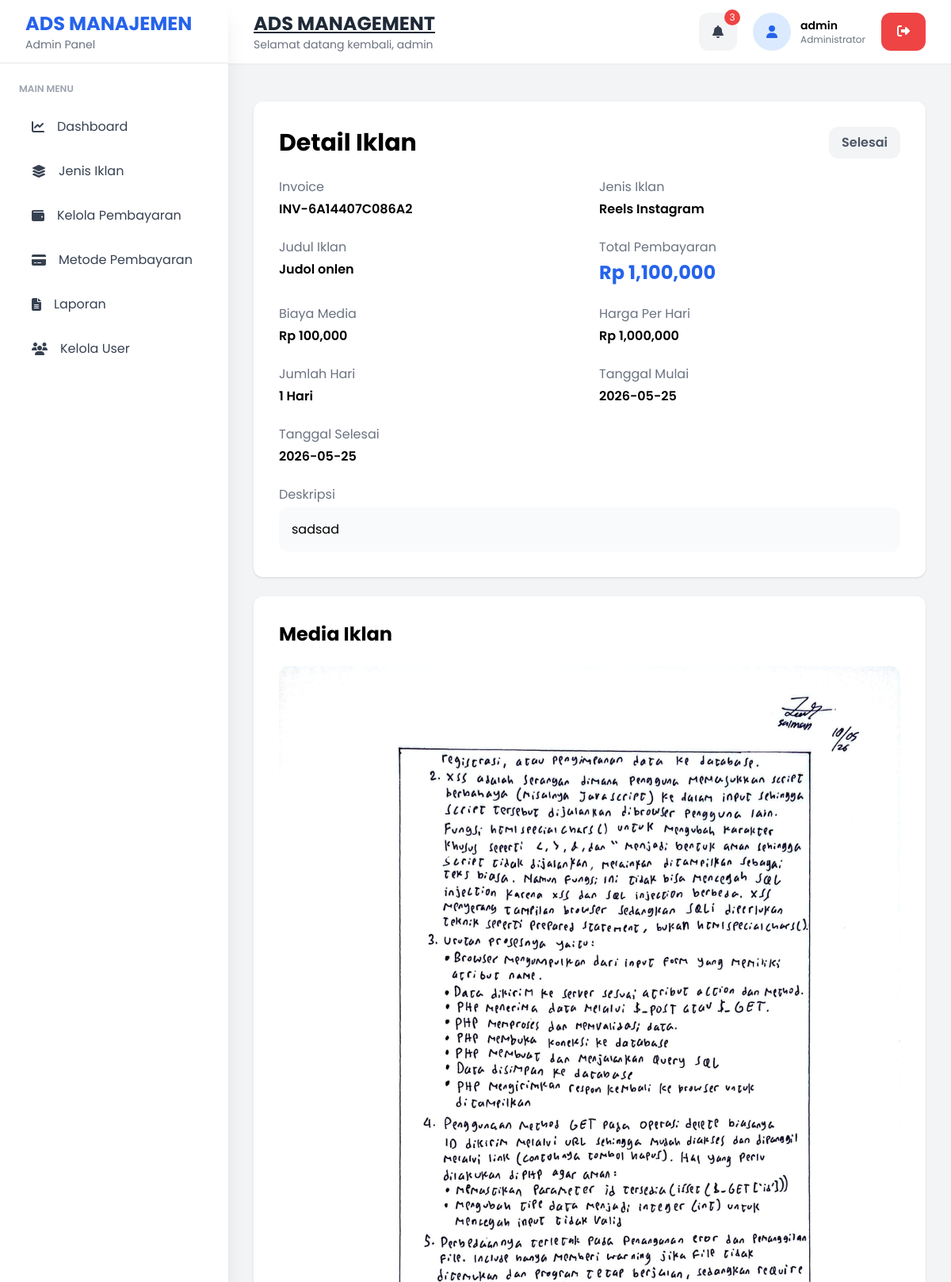
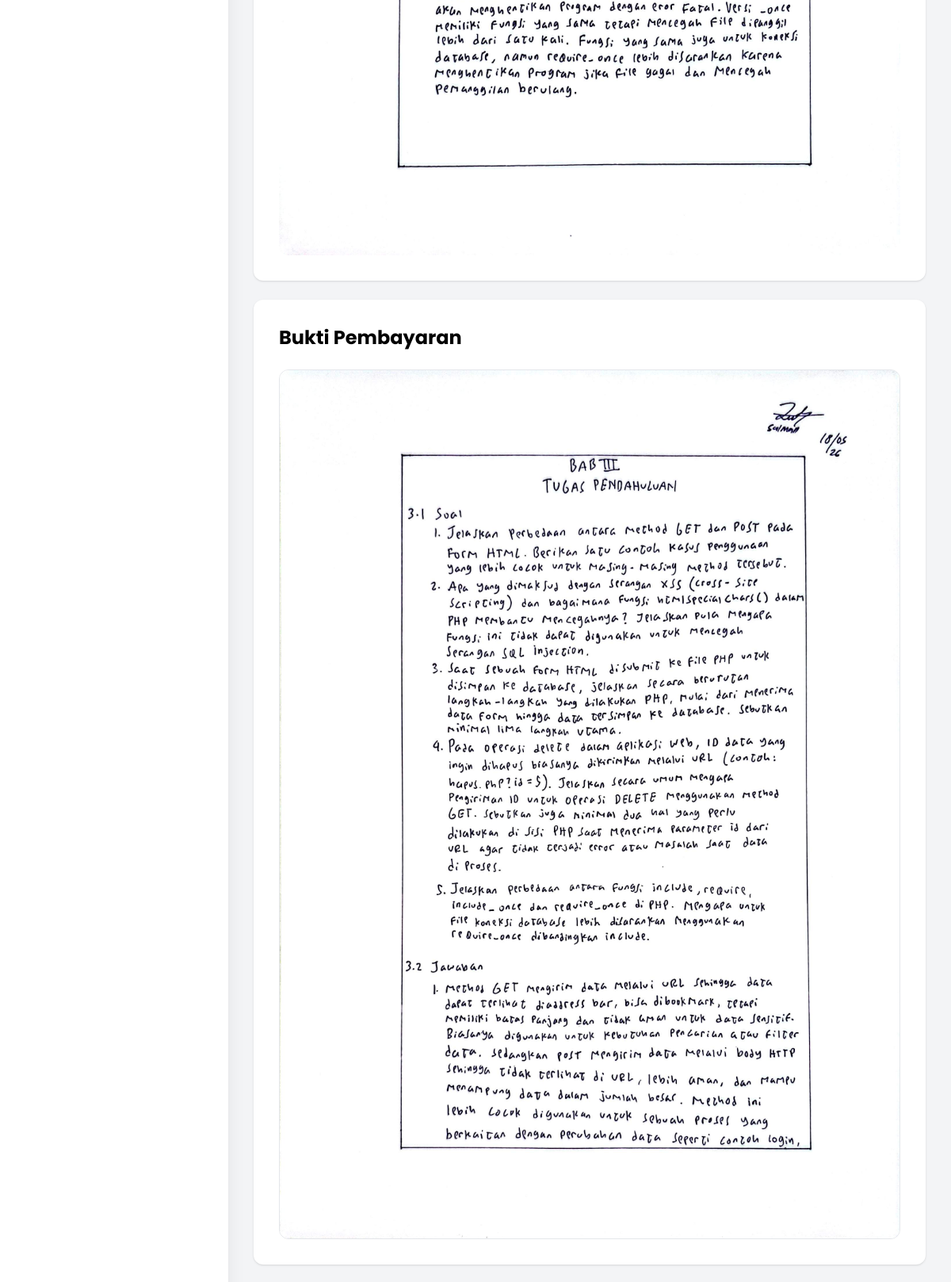
The app's page /sistem-manajemen-iklan/admin/pembayaran/detail.php?id=11 (signed in, upper part) with its own data (2 pictures, top to bottom).
### tables this page shows
CREATE TABLE `iklan` (
  `id` int NOT NULL,
  `user_id` int NOT NULL,
  `judul_iklan` varchar(255) NOT NULL,
  `deskripsi` text NOT NULL,
  `media` varchar(255) NOT NULL,
  `jenis_iklan` enum('Reels Instagram','Video TikTok','Story Instagram','Postingan Instagram','Popup Website') NOT NULL,
  `durasi` int NOT NULL,
  `harga_dasar` bigint DEFAULT NULL,
  `harga_per_hari` bigint DEFAULT NULL,
  `jumlah_hari` int DEFAULT NULL,
  `harga` bigint NOT NULL,
  `kode_pembayaran` varchar(100) NOT NULL,
  `status` enum('Belum Dibayar','Pending','Proses','Aktif','Selesai') NOT NULL DEFAULT 'Belum Dibayar',
  `tanggal_mulai` date DEFAULT NULL,
  `tanggal_selesai` date DEFAULT NULL,
  `created_at` timestamp NULL DEFAULT CURRENT_TIMESTAMP,
  `tipe_media` enum('foto','video') NOT NULL,
  `jenis_iklan_id` int NOT NULL,
  `metode_pembayaran_id` int DEFAULT NULL,
  `bukti_pembayaran` varchar(255) DEFAULT NULL,
  `tanggal_pembayaran` datetime DEFAULT NULL,
  `diverifikasi_oleh` int DEFAULT NULL,
  `tanggal_verifikasi` datetime DEFAULT NULL
);

CREATE TABLE `jenis_iklan` (
  `id` int NOT NULL,
  `nama_jenis` varchar(100) NOT NULL,
  `tipe_media` enum('foto','video','keduanya') NOT NULL,
  `harga_foto` bigint DEFAULT NULL,
  `harga_video_per5detik` bigint DEFAULT NULL,
  `created_at` timestamp NULL DEFAULT CURRENT_TIMESTAMP,
  `harga_per_hari` bigint NOT NULL DEFAULT '0'
);

### sistem-manajemen-iklan/admin/pembayaran/detail.php (the view, shortened to what this page needs)
<?php
include "../../config/koneksi.php";
$id = $_GET['id'];
$query = mysqli_query($conn,
    "SELECT
        iklan.*,
        users.nama,
        users.email,
        users.no_telp,
        users.alamat,
        users.foto,
        jenis_iklan.nama_jenis,
        metode_pembayaran.judul as metode,
        metode_pembayaran.foto as foto_metode,
        admin.nama as nama_admin
    FROM iklan
    JOIN users
    ON iklan.user_id = users.id
    JOIN jenis_iklan
    ON iklan.jenis_iklan_id = jenis_iklan.id
    LEFT JOIN metode_pembayaran
    ON iklan.metode_pembayaran_id =
       metode_pembayaran.id
    LEFT JOIN users as admin
    ON iklan.diverifikasi_oleh = admin.id
    WHERE iklan.id='$id'"
);
$data = mysqli_fetch_assoc($query);
?>
<!DOCTYPE html>
<html>
<head>
    <script src="https://cdn.tailwindcss.com"></script>
</head>
<body class="bg-gray-100">
<?php include "../layouts/header.php"; ?>
<?php include "../layouts/sidebar.php"; ?>
<?php include "../layouts/topbar.php"; ?>
<div class="lg:ml-72 mt-24 p-4 lg:p-5 lg:p-8">
   <div class="grid grid-cols-1 xl:grid-cols-3 gap-6">
        <div class="xl:col-span-2 space-y-6">
            <div class="bg-white p-5 lg:p-5 lg:p-8 rounded-xl shadow">
                <div class="flex flex-col lg:flex-row lg:justify-between lg:items-center gap-4 mb-6">
                    <h2 class="text-2xl lg:text-3xl font-bold">
                        Detail Iklan
                    </h2>
                    <?php
                    $warna = '';
                    if ($data['status'] == 'Belum Dibayar') {
                        $warna =
                        'bg-red-100 text-red-600';
                    }
                    elseif ($data['status'] == 'Pending') {
                        $warna =
                        'bg-orange-100 text-orange-600';
                    }
                    elseif ($data['status'] == 'Proses') {
                        $warna =
                        'bg-yellow-100 text-yellow-600';
                    }
                    elseif ($data['status'] == 'Aktif') {
                        $warna =
                        'bg-green-100 text-green-600';
                    }
                    else {
                        $warna =
                        'bg-gray-100 text-gray-600';
                    }
                    ?>
                    <span class="<?= $warna; ?> px-4 py-2 rounded-xl font-semibold">
                        <?= $data['status']; ?>
                    </span>
                </div>
                <div class="grid grid-cols-2 gap-6">
                    <div>
                        <p class="text-gray-500 mb-1">
                            Invoice
                        </p>
                        <p class="font-semibold">
                            <?= $data['kode_pembayaran']; ?>
                        </p>
                    </div>
                    <div>
                        <p class="text-gray-500 mb-1">
                            Jenis Iklan
                        </p>
                        <p class="font-semibold">
                            <?= $data['nama_jenis']; ?>
                        </p>
                    </div>
                    <div>
                        <p class="text-gray-500 mb-1">
                            Judul Iklan
                        </p>
                        <p class="font-semibold">
                            <?= $data['judul_iklan']; ?>
                        </p>
                    </div>
                    <div>
                        <p class="text-gray-500 mb-1">
                            Total Pembayaran
                        </p>
                        <p class="text-2xl font-bold text-blue-600">
                            Rp <?= number_format($data['harga']); ?>
                        </p>
                    </div>
                    <div>
                        <p class="text-gray-500 mb-1">
                            Biaya Media
                        </p>
                        <p class="font-semibold">
                            Rp <?= number_format($data['harga_dasar']); ?>
                        </p>
                    </div>
                    <div>
                        <p class="text-gray-500 mb-1">
                            Harga Per Hari
                        </p>
                        <p class="font-semibold">
                            Rp <?= number_format($data['harga_per_hari']); ?>
                        </p>
                    </div>
                    <div>
                        <p class="text-gray-500 mb-1">
                            Jumlah Hari
                        </p>
                        <p class="font-semibold">
                            <?= $data['jumlah_hari']; ?> Hari
                        </p>
                    </div>
                    <div>
                        <p class="text-gray-500 mb-1">
                            Tanggal Mulai
                        </p>
                        <p class="font-semibold">
                            <?= $data['tanggal_mulai']; ?>
                        </p>
                    </div>
                    <div>
                        <p class="text-gray-500 mb-1">
                            Tanggal Selesai
                        </p>
                        <p class="font-semibold">
                            <?= $data['tanggal_selesai']; ?>
                        </p>
                    </div>
                    <div class="col-span-2">
                        <p class="text-gray-500 mb-1">
                            Deskripsi
                        </p>
                        <div class="bg-gray-50 p-4 rounded-xl">
                            <?= nl2br($data['deskripsi']); ?>
                        </div>
                    </div>
                </div>
            </div>
            <div class="bg-white p-5 lg:p-5 lg:p-8 rounded-xl shadow">
                <h2 class="text-2xl font-bold mb-6">
                    Media Iklan
                </h2>
                <?php if($data['tipe_media'] == 'foto') : ?>
                    <img src="../../assets/uploads/iklan/<?= $data['media']; ?>"
                         class="w-full rounded-xl">
                <?php endif; ?>
            </div>
            <?php if($data['bukti_pembayaran']) : ?>
            <div class="bg-white p-5 lg:p-5 lg:p-8 rounded-xl shadow">
                <h2 class="text-2xl font-bold mb-6">
                    Bukti Pembayaran
                </h2>
                <img src="../../assets/uploads/bukti_pembayaran/<?= $data['bukti_pembayaran']; ?>"
                     class="w-full rounded-xl border cursor-pointer hover:scale-[1.01] transition"
                     onclick="openModal(this.src)">
            </div>
            <?php endif; ?>
        </div>
    </div>
</div>
<?php include "../layouts/footer.php"; ?>
</body>
</html>

### sistem-manajemen-iklan/admin/layouts/header.php (style rules this page uses)
* { font-family: 'Poppins', sans-serif; }
body { background: #f3f4f6; }

### records on screen
iklan: status "Selesai", kode_pembayaran "INV-6A14407C086A2", jenis_iklan.nama_jenis "Reels Instagram", judul_iklan "Judol onlen", harga "1,100,000", harga_dasar "100,000", harga_per_hari "1,000,000", jumlah_hari "1", tanggal_mulai "2026-05-25", tanggal_selesai "2026-05-25", deskripsi "sadsad", media (picture), bukti_pembayaran (picture)

### other values on screen
$_SESSION['nama'] "admin"
$totalNotif "3"
